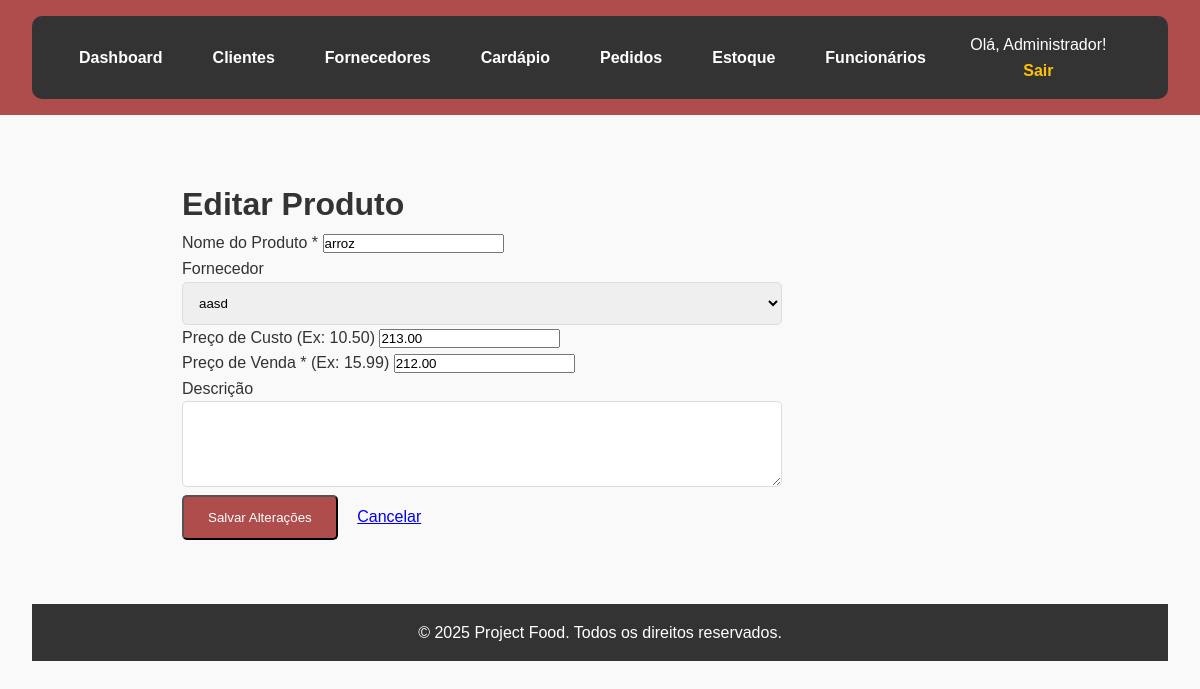
Screenshot of /produtos_editar.php?id=1 (signed in) with the database file from the repository.
### tables this page shows
CREATE TABLE `produtos` (
  `id` int NOT NULL,
  `fornecedor_id` int DEFAULT NULL,
  `nome` varchar(150) NOT NULL,
  `descricao` text,
  `preco_custo` decimal(10,2) DEFAULT '0.00',
  `preco_venda` decimal(10,2) DEFAULT '0.00',
  `data_criacao` timestamp NULL DEFAULT CURRENT_TIMESTAMP
);

CREATE TABLE `fornecedores` (
  `id` int NOT NULL,
  `nome_empresa` varchar(150) NOT NULL,
  `cnpj` varchar(20) DEFAULT NULL,
  `contato_nome` varchar(100) DEFAULT NULL,
  `telefone` varchar(20) DEFAULT NULL,
  `email` varchar(100) DEFAULT NULL,
  `endereco` varchar(255) DEFAULT NULL,
  `data_criacao` timestamp NULL DEFAULT CURRENT_TIMESTAMP
);

### src/produtos_editar.php (the view, shortened to what this page needs)
<?php
require_once(__DIR__ . '/includes/db_connect.php');
$produto_id = $_GET['id'] ?? 0;
$nome = ""; $descricao = ""; $preco_custo = ""; $preco_venda = ""; $fornecedor_id_atual = "";
$errors = []; $fornecedores = [];
try {
    $stmt_fornecedores = $pdo->query("SELECT id, nome_empresa FROM fornecedores ORDER BY nome_empresa ASC");
    $fornecedores = $stmt_fornecedores->fetchAll(PDO::FETCH_ASSOC);
} catch (PDOException $e) {
    $errors[] = "Erro ao buscar fornecedores: " . $e->getMessage();
}
if ($_SERVER["REQUEST_METHOD"] != "POST" || !empty($errors)) {
    try {
        $stmt = $pdo->prepare("SELECT * FROM produtos WHERE id = ?");
        $stmt->execute([$produto_id]);
        $p = $stmt->fetch(PDO::FETCH_ASSOC);
        if ($p) {
            $nome = $p['nome'];
            $descricao = $p['descricao'];
            $preco_custo = $p['preco_custo'];
            $preco_venda = $p['preco_venda'];
            $fornecedor_id_atual = $p['fornecedor_id'];
        } else {
            header("Location: estoque.php?feedback=" . urlencode("Erro: Produto não encontrado."));
            exit;
        }
    } catch (PDOException $e) {
        header("Location: estoque.php?feedback=" . urlencode("Erro ao buscar produto: " . $e->getMessage()));
        exit;
    }
}
include(__DIR__ . '/includes/header.php');
?>
<main>
    <div class="form-container" style="max-width: 600px;">
        <h1>Editar Produto</h1>
        <form action="produtos_editar.php?id=<?php echo $produto_id; ?>" method="POST">
            <div class="form-group">
                <label for="nome">Nome do Produto *</label>
                <input type="text" id="nome" name="nome" value="<?php echo htmlspecialchars($nome); ?>" required>
            </div>
            <div class="form-group">
                <label for="fornecedor_id">Fornecedor</label>
                <select id="fornecedor_id" name="fornecedor_id" class="form-group" style="width: 100%; padding: 0.75rem; border: 1px solid #ddd; border-radius: 5px; box-sizing: border-box;">
                    <?php foreach ($fornecedores as $f): ?>
                        <option value="<?php echo $f['id']; ?>" <?php echo ($f['id'] == $fornecedor_id_atual) ? 'selected' : ''; ?>>
                            <?php echo htmlspecialchars($f['nome_empresa']); ?>
                        </option>
                    <?php endforeach; ?>
                </select>
            </div>
            <div class="form-group">
                <label for="preco_custo">Preço de Custo (Ex: 10.50)</label>
                <input type="number" step="0.01" id="preco_custo" name="preco_custo" value="<?php echo htmlspecialchars($preco_custo); ?>">
            </div>
            <div class="form-group">
                <label for="preco_venda">Preço de Venda * (Ex: 15.99)</label>
                <input type="number" step="0.01" id="preco_venda" name="preco_venda" value="<?php echo htmlspecialchars($preco_venda); ?>" required>
            </div>
            <div class="form-group">
                <label for="descricao">Descrição</label>
                <textarea id="descricao" name="descricao" rows="4" style="width: 100%; padding: 0.75rem; border: 1px solid #ddd; border-radius: 5px; box-sizing: border-box;"><?php echo htmlspecialchars($descricao); ?></textarea>
            </div>
            <button type="submit" class="btn">Salvar Alterações</button>
            <a href="estoque.php" style="margin-left: 15px;">Cancelar</a>
        </form>
    </div>
</main>
<?php
include(__DIR__ . '/includes/footer.php');
?>

### src/styles.css (style rules this page uses)
* { margin: 0; padding: 0; box-sizing: border-box; font-family: Arial, Helvetica, sans-serif; }
body { background-image: url(https://grupokallas.com.br/wp-content/uploads/2025/07/Osteria-Zucco-em-Moema-SP-1-1024x683.webp); background-size: cover; background-position: center; background-repeat: no-repeat; background-color: #f9f9f9; color: #333; line-height: 1.6; }
main { padding: 2rem; max-width: 900px; margin: auto; }
.btn { background-color: #af4c4c; color: white; padding: 0.8rem 1.5rem; text-decoration: none; border-radius: 5px; transition: background 0.9s ease, transform 0.9s ease; }

### rows the page displays
produtos: nome "arroz", fornecedor_id "aasd", preco_custo "213.00", preco_venda "212.00"

### other values shown
$_SESSION['funcionario_nome'] "Administrador"
